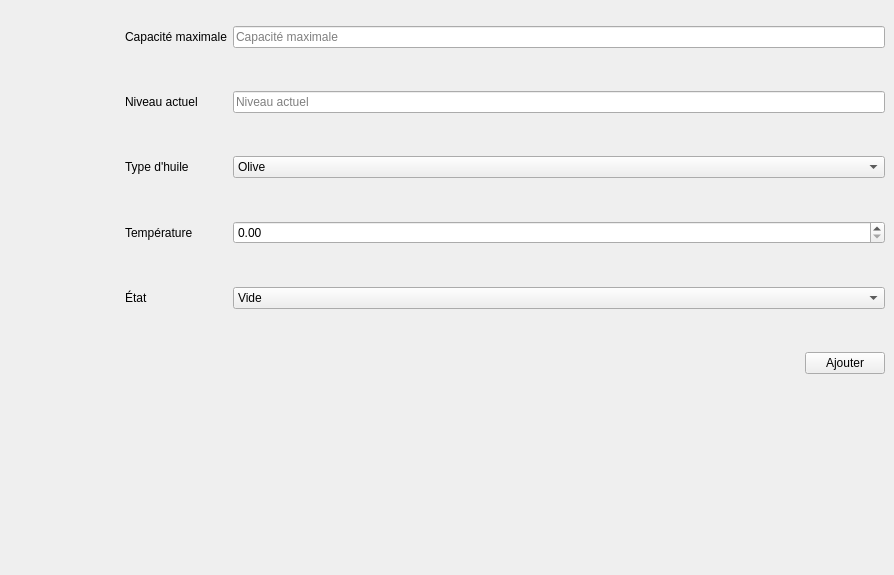
          <widget class="QWidget" name="ajoutCiternes">
           <widget class="QWidget" name="formLayoutWidget_3">
            <property name="geometry">
             <rect>
              <x>125</x>
              <y>26</y>
              <width>760</width>
              <height>540</height>
             </rect>
            </property>
            <layout class="QFormLayout" name="formLayout_3">
             <property name="verticalSpacing">
              <number>43</number>
             </property>
             <item row="0" column="0">
              <widget class="QLabel" name="CapaciteMaximale">
               <property name="text">
                <string>Capacité maximale</string>
               </property>
              </widget>
             </item>
             <item row="0" column="1">
              <widget class="QLineEdit" name="SaiCapa">
               <property name="placeholderText">
                <string>Capacité maximale</string>
               </property>
              </widget>
             </item>
             <item row="1" column="0">
              <widget class="QLabel" name="NiveauActuel">
               <property name="text">
                <string>Niveau actuel</string>
               </property>
              </widget>
             </item>
             <item row="1" column="1">
              <widget class="QLineEdit" name="SaiNiv">
               <property name="placeholderText">
                <string>Niveau actuel</string>
               </property>
              </widget>
             </item>
             <item row="2" column="0">
              <widget class="QLabel" name="TypeHuile">
               <property name="text">
                <string>Type d'huile</string>
               </property>
              </widget>
             </item>
             <item row="2" column="1">
              <widget class="QComboBox" name="SaiTyp">
               <item>
                <property name="text">
                 <string>Olive</string>
                </property>
               </item>
               <item>
                <property name="text">
                 <string>Raffinée</string>
                </property>
               </item>
               <item>
                <property name="text">
                 <string>Bio</string>
                </property>
               </item>
               <item>
                <property name="text">
                 <string>Alimentaire</string>
                </property>
               </item>
               <item>
                <property name="text">
                 <string>Industrielle</string>
                </property>
               </item>
              </widget>
             </item>
             <item row="3" column="0">
              <widget class="QLabel" name="Temperature">
               <property name="text">
                <string>Température</string>
               </property>
              </widget>
             </item>
             <item row="4" column="0">
              <widget class="QLabel" name="Etat">
               <property name="text">
                <string>État</string>
               </property>
              </widget>
             </item>
             <item row="4" column="1">
              <widget class="QComboBox" name="SaiEtat">
               <item>
                <property name="text">
                 <string>Vide</string>
                </property>
               </item>
               <item>
                <property name="text">
                 <string>Pleine</string>
                </property>
               </item>
               <item>
                <property name="text">
                 <string>En utilisation</string>
                </property>
               </item>
               <item>
                <property name="text">
                 <string>En remplissage</string>
                </property>
               </item>
               <item>
                <property name="text">
                 <string>En maintenance</string>
                </property>
               </item>
               <item>
                <property name="text">
                 <string>Bloquée</string>
                </property>
               </item>
              </widget>
             </item>
             <item row="5" column="1">
              <layout class="QHBoxLayout" name="qjouterCitRow">
               <item>
                <spacer name="horizontalSpacer_ajouteremp_3">
                 <property name="orientation">
                  <enum>Qt::Orientation::Horizontal</enum>
                 </property>
                 <property name="sizeHint" stdset="0">
                  <size>
                   <width>40</width>
                   <height>20</height>
                  </size>
                 </property>
                </spacer>
               </item>
               <item>
                <widget class="QPushButton" name="ConAjout">
                 <property name="text">
                  <string>Ajouter</string>
                 </property>
                 <property name="icon">
                  <iconset resource="img.qrc">
                   <normaloff>:/img/export.svg</normaloff>:/img/export.svg</iconset>
                 </property>
                 <property name="iconSize">
                  <size>
                   <width>18</width>
                   <height>18</height>
                  </size>
                 </property>
                </widget>
               </item>
              </layout>
             </item>
             <item row="3" column="1">
              <widget class="QDoubleSpinBox" name="SaiTem" />
             </item>
            </layout>
           </widget>
          </widget>
